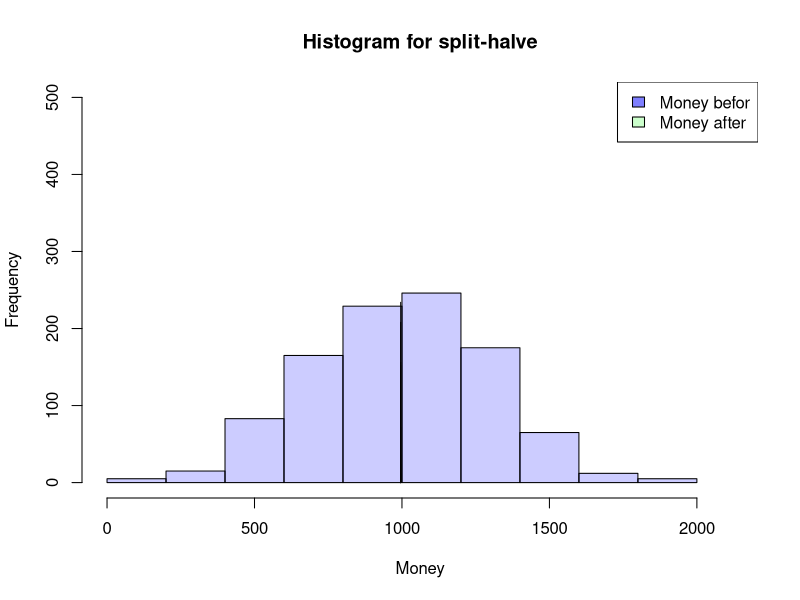
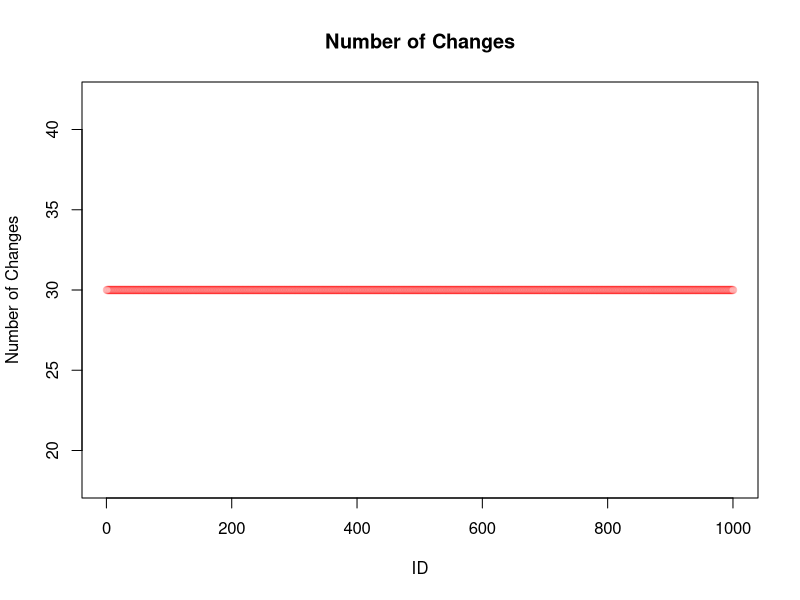
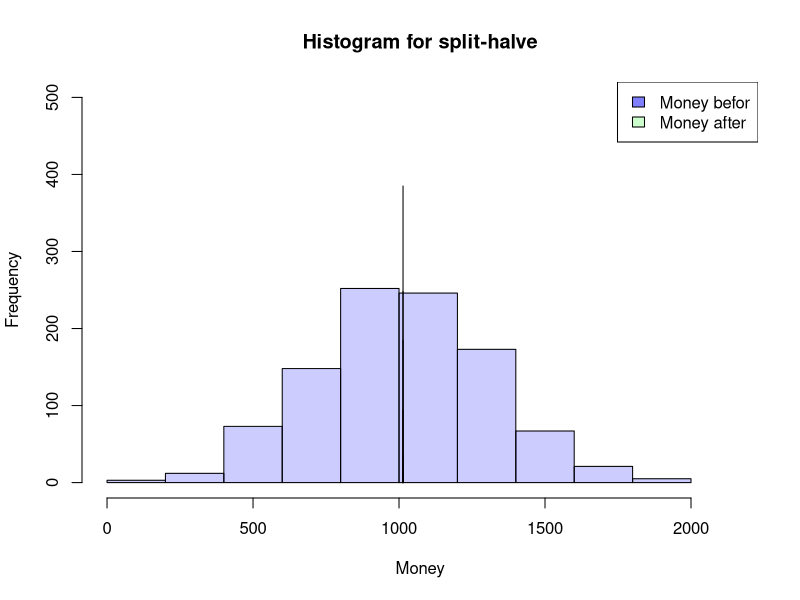
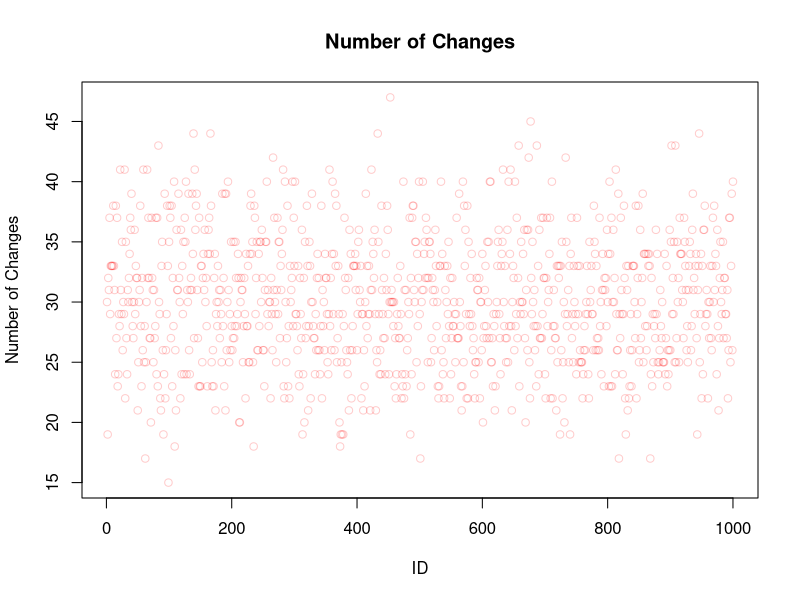
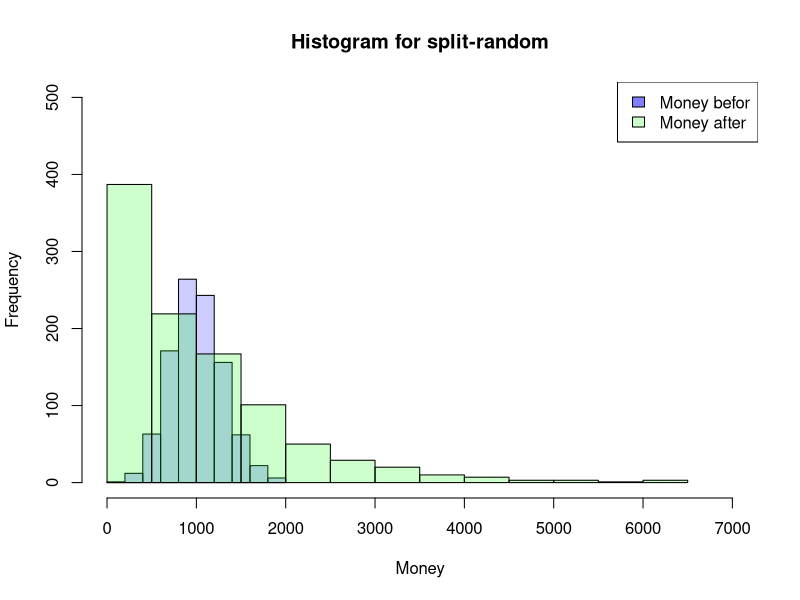
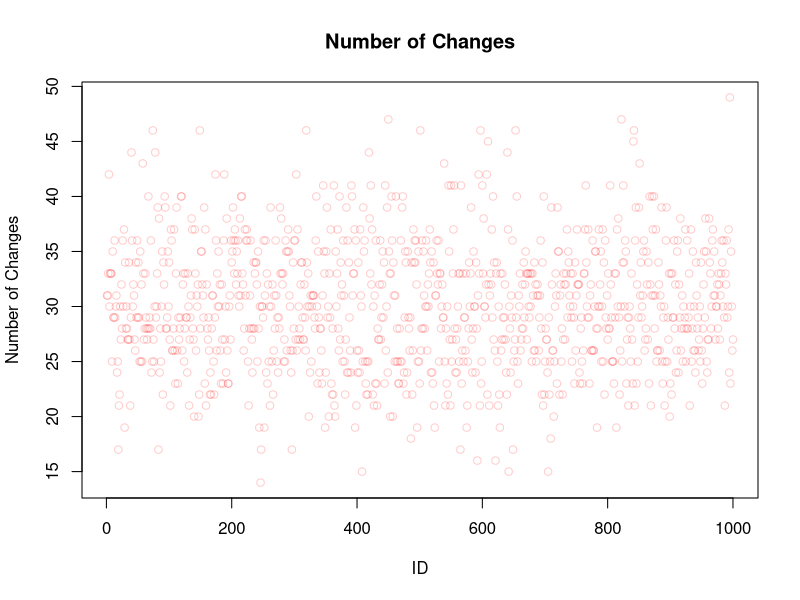
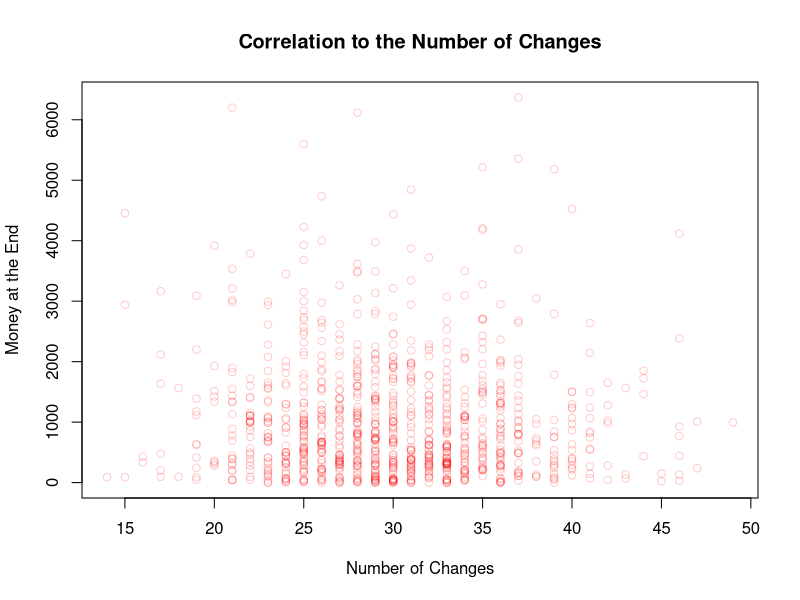
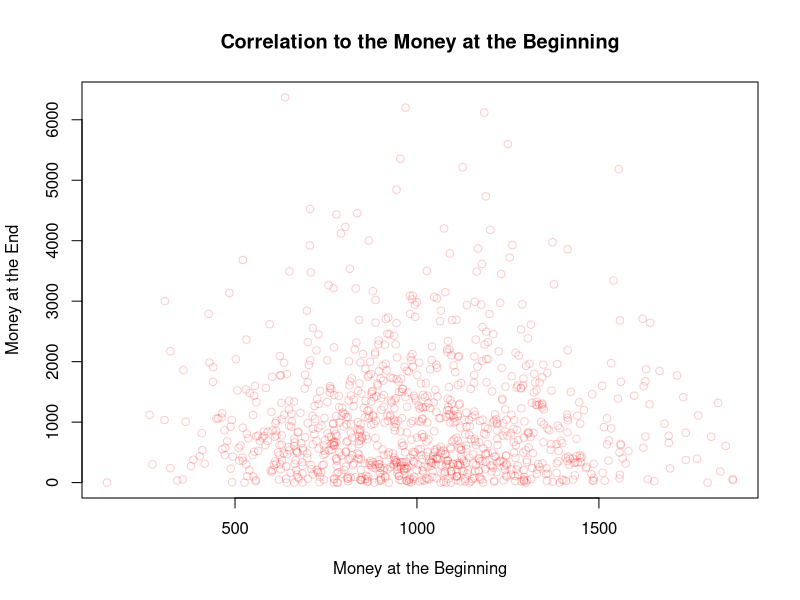

Generate these figures, in order, with R:
## ---- chunk 1
SplitHalve <- function(nAgent,maxExchange,Money_mean=1000,Money_sd=300) {
  df <- data.frame(ID=seq(1,nAgent),
                   nE=0,
                   Ms=rnorm(nAgent, mean = Money_mean, sd = Money_sd),
                   MT=0,Me=0)
  df$Me <- df$Ms
  iE <- 1
  while (iE <= maxExchange) {
    df$MT <- df$Me
    rdf <- sample(df[df$nE < iE,"ID"], size=2)
    df[(df$ID == rdf[1] | df$ID == rdf[2]),"nE"] <-
      df[(df$ID == rdf[1] | df$ID == rdf[2]),"nE"]+1
    df[(df$ID == rdf[1] | df$ID == rdf[2]),"Me"] <-
      sum(df[(df$ID == rdf[1] | df$ID == rdf[2]),"MT"])/2
    if (NROW(df[df$nE < iE,"ID"]) < 2) {
      iE <- iE+1
      }
  }
  return(df)
}

## ---- chunk 2
df <- SplitHalve(1000,30)

summary(df)
hist(df$Ms, xlab="Money",main="Histogram for split-halve",
     col=rgb(0,0,1,0.2),
     xlim=c(0,max(c(df$Me,df$Ms)))*1.1,ylim=c(0,nrow(df)/2))
hist(df$Me, col=rgb(0,1,0,0.2),
     add=TRUE)
legend('topright', c('Money befor', 'Money after'),
       fill=c(rgb(0,0,1,0.5), rgb(0,1,0,0.2)))

plot(df$ID,df$nE,main="Number of Changes",
     xlab="ID",ylab="Number of Changes",
     col=rgb(1,0,0,0.2))

## ---- chunk 3
SplitHalve2 <- function(nAgent,maxExchange,Money_mean=1000,Money_sd=300) {
  df <- data.frame(ID=seq(1,nAgent),
                   nE=0,
                   Ms=rnorm(nAgent, mean = Money_mean, sd = Money_sd),
                   MT=0,Me=0)
  df$Me <- df$Ms
  iE <- 1
  while (iE <= maxExchange) {
    df$MT <- df$Me
    rdf <- sample(df$ID, size=2)
    df[(df$ID == rdf[1] | df$ID == rdf[2]),"nE"] <-
      df[(df$ID == rdf[1] | df$ID == rdf[2]),"nE"]+1
    df[(df$ID == rdf[1] | df$ID == rdf[2]),"Me"] <-
      sum(df[(df$ID == rdf[1] | df$ID == rdf[2]),"MT"])/2
    iE <- iE+1
  }
  return(df)
}
## ---- chunk 4
df <- SplitHalve2(1000,15000)

summary(df)
hist(df$Ms, xlab="Money",main="Histogram for split-halve",
     col=rgb(0,0,1,0.2),
     xlim=c(0,max(c(df$Me,df$Ms)))*1.1,ylim=c(0,nrow(df)/2))
hist(df$Me, col=rgb(0,1,0,0.2),
     add=TRUE)
legend('topright', c('Money befor', 'Money after'),
       fill=c(rgb(0,0,1,0.5), rgb(0,1,0,0.2)))

plot(df$ID,df$nE,main="Number of Changes",
     xlab="ID",ylab="Number of Changes",
     col=rgb(1,0,0,0.2))
## ---- chunk 5
SplitRandom <- function(nAgent,maxExchange,Money_mean=1000,Money_sd=300) {
  df <- data.frame(ID=seq(1,nAgent),
                   nE=0,
                   Ms=rnorm(nAgent, mean = Money_mean, sd = Money_sd),
                   MT=0,Me=0)
  df$Me <- df$Ms
  iE <- 1
  while (iE <= maxExchange) {
    df$MT <- df$Me
    rdf <- sample(df$ID, size=2)
    rds <- sample(0:100, size=1)/100
    df[(df$ID == rdf[1] | df$ID == rdf[2]),"nE"] <-
      df[(df$ID == rdf[1] | df$ID == rdf[2]),"nE"]+1
    df[(df$ID == rdf[1] | df$ID == rdf[2]),"Me"] <-
      sum(df[(df$ID == rdf[1] | df$ID == rdf[2]),"MT"])*c(rds,1-rds)
    iE <- iE+1
  }
  return(df)
}

## ---- chunk 6
df <- SplitRandom(1000,15000)

summary(df)
hist(df$Ms, xlab="Money",main="Histogram for split-random",
     col=rgb(0,0,1,0.2),
     xlim=c(0,max(c(df$Me,df$Ms)))*1.1,ylim=c(0,nrow(df)/2))
hist(df$Me, col=rgb(0,1,0,0.2),
     add=TRUE)
legend('topright', c('Money befor', 'Money after'),
       fill=c(rgb(0,0,1,0.5), rgb(0,1,0,0.2)))

plot(df$ID,df$nE,main="Number of Changes",
     xlab="ID",ylab="Number of Changes",
     col=rgb(1,0,0,0.2))
## ---- chunk 7
plot(df$nE,df$Me,main="Correlation to the Number of Changes",
     xlab="Number of Changes",ylab="Money at the End",
     col=rgb(1,0,0,0.2))

plot(df$Ms,df$Me,main="Correlation to the Money at the Beginning",
     xlab="Money at the Beginning",ylab="Money at the End",
     col=rgb(1,0,0,0.2))

plot(df$ID,df$Me,main="Correlation to the ID",
     xlab="ID",ylab="Money at the End",
     col=rgb(1,0,0,0.2))
## ---- chunk 8
SplitRandom2 <- function(nAgent,maxExchange,Money_mean=1000,Money_sd=300) {
  df <- data.frame(ID=seq(1,nAgent),
                   nE=0,
                   Ms=rnorm(nAgent, mean = Money_mean, sd = Money_sd),
                   MT=0,Me=0)
  df$Me <- df$Ms
  iE <- 1
  while (iE <= maxExchange) {
    df$MT <- df$Me
    rdf <- sample(df$ID, size=2)
    rds <- sample(30:70, size=1)/100
    df[(df$ID == rdf[1] | df$ID == rdf[2]),"nE"] <-
      df[(df$ID == rdf[1] | df$ID == rdf[2]),"nE"]+1
    df[(df$ID == rdf[1] | df$ID == rdf[2]),"Me"] <-
      sum(df[(df$ID == rdf[1] | df$ID == rdf[2]),"MT"])*c(rds,1-rds)
    iE <- iE+1
  }
  return(df)
}
## ---- chunk 9
df <- SplitRandom2(1000,15000)

summary(df)
hist(df$Ms, xlab="Money",main="Histogram for split-random (30%-70%)",
     col=rgb(0,0,1,0.2),
     xlim=c(0,max(c(df$Me,df$Ms)))*1.1,ylim=c(0,nrow(df)/2))
hist(df$Me, col=rgb(0,1,0,0.2),
     add=TRUE)
legend('topright', c('Money befor', 'Money after'),
       fill=c(rgb(0,0,1,0.5), rgb(0,1,0,0.2)))
## ---- chunk 10
SplitRandomR <- function(nAgent,maxExchange,Money_mean=1000,Money_sd=300) {
  df <- data.frame(ID=seq(1,nAgent),
                   nE=0,
                   Ms=rnorm(nAgent, mean = Money_mean, sd = Money_sd),
                   MT=0,Me=0)
  df$Me <- df$Ms
  iE <- 1
  while (iE <= maxExchange) {
    df$MT <- df$Me
    rdf <- sample(df[df$nE < iE,"ID"], size=2)
    rds <- sample(0:100, size=1)/100
    df[(df$ID == rdf[1] | df$ID == rdf[2]),"nE"] <-
      df[(df$ID == rdf[1] | df$ID == rdf[2]),"nE"]+1
    df[(df$ID == rdf[1] | df$ID == rdf[2]),"Me"] <-
      sum(df[(df$ID == rdf[1] | df$ID == rdf[2]),"MT"])*c(rds,1-rds)
    if (NROW(df[df$nE < iE,"ID"]) < 2) {
      iE <- iE+1
    }
  }
  return(df)
}
## ---- chunk 11
df <- SplitRandomR(1000,30)

summary(df)
hist(df$Ms, xlab="Money",main="Histogram for split-random Restricted",
     col=rgb(0,0,1,0.2),
     xlim=c(0,max(c(df$Me,df$Ms)))*1.1,ylim=c(0,nrow(df)/2))
hist(df$Me, col=rgb(0,1,0,0.2),
     add=TRUE)
legend('topright', c('Money befor', 'Money after'),
       fill=c(rgb(0,0,1,0.5), rgb(0,1,0,0.2)))

plot(df$ID,df$nE,main="Number of Changes",
     xlab="ID",ylab="Number of Changes",
     col=rgb(1,0,0,0.2))
## ---- chunk 12
df <- SplitRandomR(1000,1)

hist(df$Ms, xlab="Money",main="Histogram for split-random Restricted",
     col=rgb(0,0,1,0.2),
     xlim=c(0,max(c(df$Me,df$Ms)))*1.1,ylim=c(0,nrow(df)/2))
hist(df$Me, col=rgb(0,1,0,0.2),
     add=TRUE)
legend('topright', c('Money befor', 'Money after'),
       fill=c(rgb(0,0,1,0.5), rgb(0,1,0,0.2)))

## ---- chunk 13
df <- SplitRandomR(1000,2)

hist(df$Ms, xlab="Money",main="Histogram for split-random Restricted",
     col=rgb(0,0,1,0.2),
     xlim=c(0,max(c(df$Me,df$Ms)))*1.1,ylim=c(0,nrow(df)/2))
hist(df$Me, col=rgb(0,1,0,0.2),
     add=TRUE)
legend('topright', c('Money befor', 'Money after'),
       fill=c(rgb(0,0,1,0.5), rgb(0,1,0,0.2)))

## ---- chunk 14
df1_even <- SplitRandomR(1000,1,1000,0)

hist(df1_even$Ms, xlab="Money",main="Histogram for split-random Restricted",
     col=rgb(0,0,1,0.2),
     xlim=c(0,max(c(df$Me,df$Ms))*1.1),ylim=c(0,nrow(df)))
hist(df1_even$Me, col=rgb(0,1,0,0.2),
     add=TRUE)
legend('topright', c('Money befor', 'Money after'),
       fill=c(rgb(0,0,1,0.5), rgb(0,1,0,0.2)))
## ---- chunk 15
df1_summary <- data.frame("Mean"=mean(df1_even$Me),
                          "Median"=median(df1_even$Me),
                          "nAover1000"=nrow(df1_even[df1_even$Me>1000,])) 
                          # number of Agents with more than 1000
df1_summary
## ---- chunk 16
df2_even <- SplitRandomR(1000,2,1000,0)

hist(df2_even$Ms, xlab="Money",main="Histogram for split-random Restricted",
     col=rgb(0,0,1,0.2),
     xlim=c(0,max(c(df$Me,df$Ms))*1.1),ylim=c(0,nrow(df)))
hist(df2_even$Me, col=rgb(0,1,0,0.2),
     add=TRUE)
legend('topright', c('Money befor', 'Money after'),
       fill=c(rgb(0,0,1,0.5), rgb(0,1,0,0.2)))
## ---- chunk 17
df2_summary <- data.frame("Mean"=mean(df2_even$Me),
                          "Median"=median(df2_even$Me),
                          "nAover1000"=nrow(df2_even[df2_even$Me>1000,])) 
                          # number of Agents with more than 1000
df2_summary
## ---- chunk 18
df3_even <- SplitRandomR(1000,3,1000,0)

hist(df3_even$Ms, xlab="Money",main="Histogram for split-random Restricted",
     col=rgb(0,0,1,0.2),
     xlim=c(0,max(c(df$Me,df$Ms))*1.1),ylim=c(0,nrow(df)))
hist(df3_even$Me, col=rgb(0,1,0,0.2),
     add=TRUE)
legend('topright', c('Money befor', 'Money after'),
       fill=c(rgb(0,0,1,0.5), rgb(0,1,0,0.2)))
## ---- chunk 19
df3_summary <- data.frame("Mean"=mean(df3_even$Me),
                          "Median"=median(df3_even$Me),
                          "nAover1000"=nrow(df3_even[df3_even$Me>1000,])) 
                          # number of Agents with more than 1000
df3_summary
